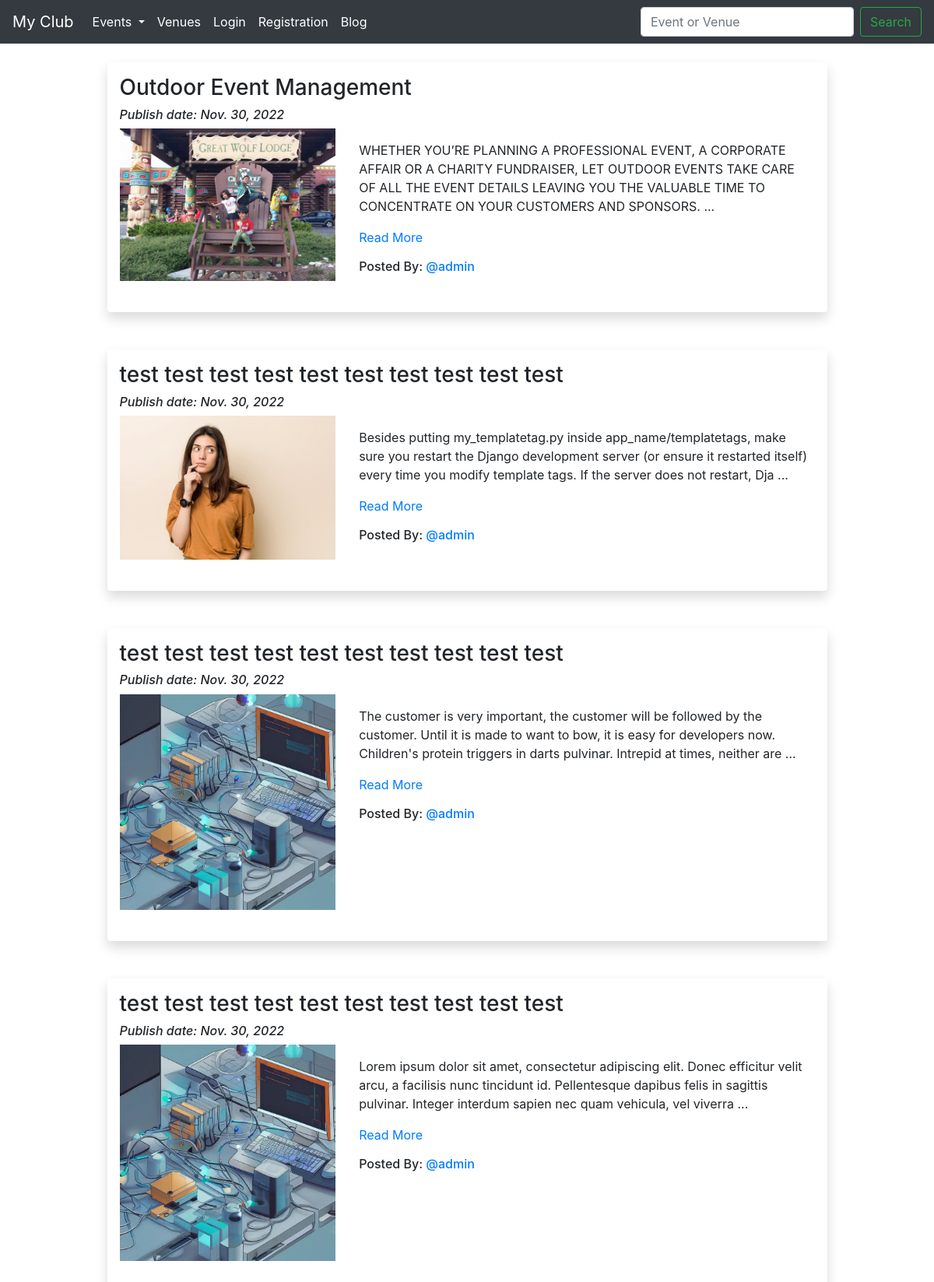
/blog/list-blog/, run on the app's committed database.
### Blog/models.py (models this page shows, shortened)
class Blog(models.Model):
	title = models.CharField('Blog Title',max_length=150, blank=False, null=False)
	slug = models.SlugField(max_length=264, unique=True)
	description = models.TextField('Description', max_length=1000,blank=False,null=False)
	images = models.ImageField(upload_to='blog/postImages/',verbose_name='Upload Image')
	publish_date = models.DateField(auto_now_add=True)
	update_date = models.DateTimeField(auto_now=True)
	blog_author = models.ForeignKey(User, blank=True,on_delete=models.CASCADE)
	class Meta:
		ordering = ['-id',]

### Blog/views.py (the view)
# urls.py: path('list-blog/',ListBlog.as_view(), name='list-blog'),
class ListBlog(ListView):
    model = Blog
    context_object_name = 'listblog'
    template_name='blog_list.html'

### Blog/templatetags/custom_filter.py (called while the page is built)
def range_filter(value):
    return value[0:220] + " ..."

### Blog/templates/blog_list.html (shortened to what this page needs)
{% extends 'events/base.html' %}
{% load custom_filter %}
    {% block content %}
    {% for blog in listblog %}
        <div class=" col-md-10 offset-md-1 shadow p-3 mb-5 rounded">
            <h3>{{blog.title}}</h3>
            <h6><i>Publish date: {{blog.publish_date}}</i></h6>
        <div class="row">
        <div class=col-sm-4>
        <img src="/media/{{blog.images}}" alt="{{blog.title}}" width="100%">
        </div>
        <div class="col-sm-8">
        <p>{{blog.description|range_filter|linebreaks}} <a href="{% url 'Blog:blog-details' slug=blog.slug %}">Read More</a></p>
        <h6>Posted By: <a href="#">@{{blog.blog_author}}</a> </h6>
    </div>
</div><br>
            </div>
    {% endfor %}
    {% endblock content %}

### data on the page
Blog: title "Outdoor Event Management", publish_date "Nov. 30, 2022", images (picture), description|range_filter "WHETHER YOU’RE PLANNING A PROFESSIONAL EVENT, A CORPORATE AFFAIR OR A CHARITY FUNDRAISER, LET OUTDOOR EVENTS TAKE CARE OF ALL THE EVENT DETAILS LEAVING YOU THE VALUABLE TIME TO CONCENTRATE ON YOUR CUSTOMERS AND SPONSORS. ...", blog_author "admin"
Blog: title "test test test test test test test test test test", publish_date "Nov. 30, 2022", images (picture), description|range_filter "Besides putting my_templatetag.py inside app_name/templatetags, make sure you restart the Django development server (or ensure it restarted itself) every time you modify template tags. If the server does not restart, Dja ...", blog_author "admin"
Blog: title "test test test test test test test test test test", publish_date "Nov. 30, 2022", images (picture), description|range_filter "The customer is very important, the customer will be followed by the customer. Until it is made to want to bow, it is easy for developers now. Children's protein triggers in darts pulvinar. Intrepid at times, neither are ...", blog_author "admin"
Blog: title "test test test test test test test test test test", publish_date "Nov. 30, 2022", images (picture), description|range_filter "Lorem ipsum dolor sit amet, consectetur adipiscing elit. Donec efficitur velit arcu, a facilisis nunc tincidunt id. Pellentesque dapibus felis in sagittis pulvinar. Integer interdum sapien nec quam vehicula, vel viverra ...", blog_author "admin"
